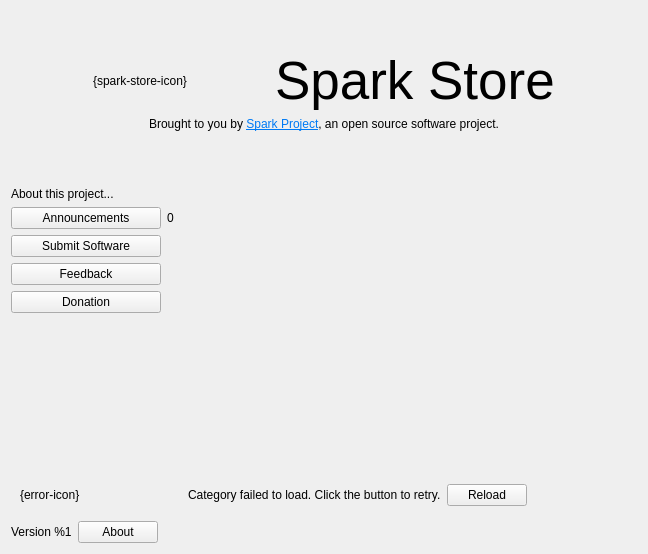
<?xml version="1.0" encoding="UTF-8"?>
<ui version="4.0">
 <class>SpkHomepage</class>
 <widget class="QWidget" name="SpkHomepage">
  <property name="geometry">
   <rect>
    <x>0</x>
    <y>0</y>
    <width>648</width>
    <height>554</height>
   </rect>
  </property>
  <property name="sizePolicy">
   <sizepolicy hsizetype="Fixed" vsizetype="Maximum">
    <horstretch>0</horstretch>
    <verstretch>0</verstretch>
   </sizepolicy>
  </property>
  <property name="windowTitle">
   <string>Form</string>
  </property>
  <layout class="QVBoxLayout" name="verticalLayout">
   <item>
    <spacer name="verticalSpacer">
     <property name="orientation">
      <enum>Qt::Vertical</enum>
     </property>
     <property name="sizeType">
      <enum>QSizePolicy::Fixed</enum>
     </property>
     <property name="sizeHint" stdset="0">
      <size>
       <width>20</width>
       <height>40</height>
      </size>
     </property>
    </spacer>
   </item>
   <item>
    <layout class="QHBoxLayout" name="hlayTitle">
     <item>
      <widget class="QLabel" name="lblIcon">
       <property name="sizePolicy">
        <sizepolicy hsizetype="Maximum" vsizetype="Preferred">
         <horstretch>0</horstretch>
         <verstretch>0</verstretch>
        </sizepolicy>
       </property>
       <property name="text">
        <string>{spark-store-icon}</string>
       </property>
      </widget>
     </item>
     <item>
      <widget class="QLabel" name="lblTitle">
       <property name="sizePolicy">
        <sizepolicy hsizetype="Maximum" vsizetype="Preferred">
         <horstretch>0</horstretch>
         <verstretch>0</verstretch>
        </sizepolicy>
       </property>
       <property name="font">
        <font>
         <pointsize>40</pointsize>
        </font>
       </property>
       <property name="text">
        <string>Spark Store</string>
       </property>
      </widget>
     </item>
    </layout>
   </item>
   <item>
    <widget class="QLabel" name="lblAuthor">
     <property name="text">
      <string>&lt;html&gt;&lt;head/&gt;&lt;body&gt;&lt;p&gt;Brought to you by &lt;a href=&quot;spark-app.store&quot;&gt;&lt;span style=&quot; text-decoration: underline; color:#007af4;&quot;&gt;Spark Project&lt;/span&gt;&lt;/a&gt;, an open source software project.&lt;/p&gt;&lt;/body&gt;&lt;/html&gt;</string>
     </property>
     <property name="alignment">
      <set>Qt::AlignCenter</set>
     </property>
    </widget>
   </item>
   <item>
    <spacer name="verticalSpacer_3">
     <property name="orientation">
      <enum>Qt::Vertical</enum>
     </property>
     <property name="sizeType">
      <enum>QSizePolicy::Fixed</enum>
     </property>
     <property name="sizeHint" stdset="0">
      <size>
       <width>20</width>
       <height>50</height>
      </size>
     </property>
    </spacer>
   </item>
   <item>
    <layout class="QHBoxLayout" name="horizontalLayout_2">
     <item>
      <layout class="QGridLayout" name="vlayBtns">
       <item row="1" column="1">
        <widget class="SpkNotifyDot" name="lblNewAnnouncement">
         <property name="sizePolicy">
          <sizepolicy hsizetype="Fixed" vsizetype="Fixed">
           <horstretch>0</horstretch>
           <verstretch>0</verstretch>
          </sizepolicy>
         </property>
         <property name="minimumSize">
          <size>
           <width>20</width>
           <height>20</height>
          </size>
         </property>
         <property name="text">
          <string>0</string>
         </property>
        </widget>
       </item>
       <item row="0" column="0">
        <widget class="QLabel" name="lblAboutProject">
         <property name="text">
          <string>About this project...</string>
         </property>
        </widget>
       </item>
       <item row="3" column="0">
        <widget class="QPushButton" name="btnFeedback">
         <property name="sizePolicy">
          <sizepolicy hsizetype="Fixed" vsizetype="Fixed">
           <horstretch>0</horstretch>
           <verstretch>0</verstretch>
          </sizepolicy>
         </property>
         <property name="minimumSize">
          <size>
           <width>150</width>
           <height>0</height>
          </size>
         </property>
         <property name="text">
          <string>Feedback</string>
         </property>
        </widget>
       </item>
       <item row="4" column="0">
        <widget class="QPushButton" name="btnDonation">
         <property name="sizePolicy">
          <sizepolicy hsizetype="Fixed" vsizetype="Fixed">
           <horstretch>0</horstretch>
           <verstretch>0</verstretch>
          </sizepolicy>
         </property>
         <property name="minimumSize">
          <size>
           <width>150</width>
           <height>0</height>
          </size>
         </property>
         <property name="text">
          <string>Donation</string>
         </property>
        </widget>
       </item>
       <item row="1" column="0">
        <widget class="QPushButton" name="btnAnnouncements">
         <property name="sizePolicy">
          <sizepolicy hsizetype="Fixed" vsizetype="Fixed">
           <horstretch>0</horstretch>
           <verstretch>0</verstretch>
          </sizepolicy>
         </property>
         <property name="minimumSize">
          <size>
           <width>150</width>
           <height>0</height>
          </size>
         </property>
         <property name="text">
          <string>Announcements</string>
         </property>
        </widget>
       </item>
       <item row="2" column="0">
        <widget class="QPushButton" name="btnSubmit">
         <property name="sizePolicy">
          <sizepolicy hsizetype="Fixed" vsizetype="Fixed">
           <horstretch>0</horstretch>
           <verstretch>0</verstretch>
          </sizepolicy>
         </property>
         <property name="minimumSize">
          <size>
           <width>150</width>
           <height>0</height>
          </size>
         </property>
         <property name="maximumSize">
          <size>
           <width>16777215</width>
           <height>16777215</height>
          </size>
         </property>
         <property name="text">
          <string>Submit Software</string>
         </property>
        </widget>
       </item>
      </layout>
     </item>
     <item>
      <spacer name="horizontalSpacer_3">
       <property name="orientation">
        <enum>Qt::Horizontal</enum>
       </property>
       <property name="sizeType">
        <enum>QSizePolicy::Expanding</enum>
       </property>
       <property name="sizeHint" stdset="0">
        <size>
         <width>40</width>
         <height>20</height>
        </size>
       </property>
      </spacer>
     </item>
    </layout>
   </item>
   <item>
    <spacer name="verticalSpacer_2">
     <property name="orientation">
      <enum>Qt::Vertical</enum>
     </property>
     <property name="sizeType">
      <enum>QSizePolicy::Expanding</enum>
     </property>
     <property name="sizeHint" stdset="0">
      <size>
       <width>20</width>
       <height>40</height>
      </size>
     </property>
    </spacer>
   </item>
   <item>
    <widget class="QWidget" name="widReloadCategory" native="true">
     <layout class="QHBoxLayout" name="horizontalLayout_3">
      <item>
       <widget class="QLabel" name="lblCategoryErrIcon">
        <property name="text">
         <string>{error-icon}</string>
        </property>
       </widget>
      </item>
      <item>
       <spacer name="horizontalSpacer_4">
        <property name="orientation">
         <enum>Qt::Horizontal</enum>
        </property>
        <property name="sizeHint" stdset="0">
         <size>
          <width>40</width>
          <height>20</height>
         </size>
        </property>
       </spacer>
      </item>
      <item>
       <widget class="QLabel" name="lblCategoryErr">
        <property name="sizePolicy">
         <sizepolicy hsizetype="Maximum" vsizetype="Preferred">
          <horstretch>0</horstretch>
          <verstretch>0</verstretch>
         </sizepolicy>
        </property>
        <property name="text">
         <string>Category failed to load. Click the button to retry.</string>
        </property>
       </widget>
      </item>
      <item>
       <widget class="QPushButton" name="btnReloadCategory">
        <property name="sizePolicy">
         <sizepolicy hsizetype="Maximum" vsizetype="Fixed">
          <horstretch>0</horstretch>
          <verstretch>0</verstretch>
         </sizepolicy>
        </property>
        <property name="text">
         <string>Reload</string>
        </property>
       </widget>
      </item>
      <item>
       <spacer name="horizontalSpacer_2">
        <property name="orientation">
         <enum>Qt::Horizontal</enum>
        </property>
        <property name="sizeHint" stdset="0">
         <size>
          <width>40</width>
          <height>20</height>
         </size>
        </property>
       </spacer>
      </item>
     </layout>
    </widget>
   </item>
   <item>
    <layout class="QHBoxLayout" name="horizontalLayout">
     <item>
      <widget class="QLabel" name="lblVersion">
       <property name="text">
        <string>Version %1</string>
       </property>
      </widget>
     </item>
     <item>
      <widget class="QPushButton" name="btnAbout">
       <property name="sizePolicy">
        <sizepolicy hsizetype="Maximum" vsizetype="Fixed">
         <horstretch>0</horstretch>
         <verstretch>0</verstretch>
        </sizepolicy>
       </property>
       <property name="text">
        <string>About</string>
       </property>
      </widget>
     </item>
     <item>
      <spacer name="horizontalSpacer">
       <property name="orientation">
        <enum>Qt::Horizontal</enum>
       </property>
       <property name="sizeHint" stdset="0">
        <size>
         <width>40</width>
         <height>20</height>
        </size>
       </property>
      </spacer>
     </item>
    </layout>
   </item>
  </layout>
 </widget>
 <customwidgets>
  <customwidget>
   <class>SpkNotifyDot</class>
   <extends>QLabel</extends>
   <header>spknotifydot.h</header>
  </customwidget>
 </customwidgets>
 <resources/>
 <connections/>
</ui>
